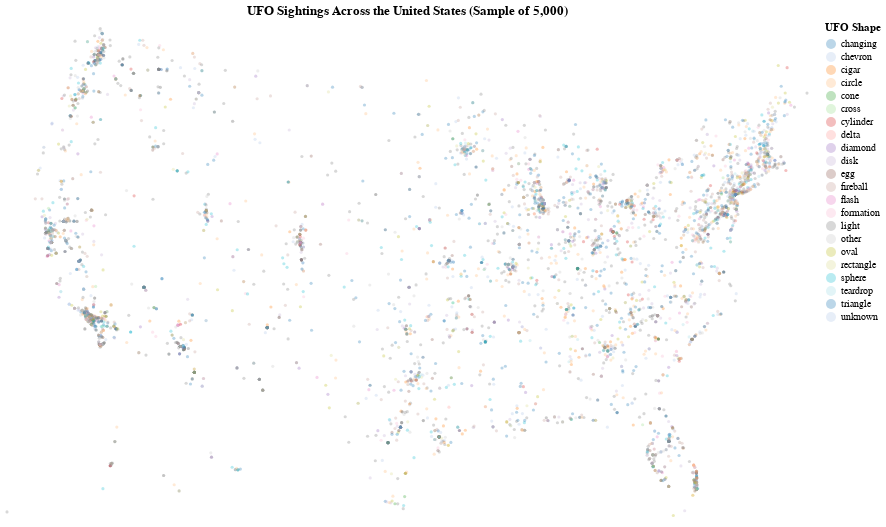

Write notebook code for a chart like this one.
### Code cell
# PLOT 1: Geographic scatter plot of UFO sightings in the US
# Sample data to avoid overplotting (use ~5000 points for better performance)
df_sample = df_us.sample(n=5000, random_state=42)

plot1 = alt.Chart(df_sample).mark_circle(
    opacity=0.3,
    size=10
).encode(
    longitude='longitude:Q',
    latitude='latitude:Q',
    color=alt.Color('shape:N', 
                    scale=alt.Scale(scheme='category20'),
                    legend=alt.Legend(title='UFO Shape')),
    tooltip=['city:N', 'state:N', 'shape:N', 'year:Q', 'duration_text:N']
).properties(
    width=800,
    height=500,
    title='UFO Sightings Across the United States (Sample of 5,000)'
).project(
    type='albersUsa'
)

plot1

### Figure 1 — Vega-Lite specification as saved in the notebook (floating-point values rounded to 4 significant figures; data arrays with more than 128 entries replaced by an {"elided": "..."} marker saying what was removed)
{"config": {"view": {"continuousWidth": 300, "continuousHeight": 300}}, "data": {"name": "data-e3ea839044f745d74ab1ab96668e5407"}, "mark": {"type": "circle", "opacity": 0.3, "size": 10}, "encoding": {"color": {"field": "shape", "legend": {"title": "UFO Shape"}, "scale": {"scheme": "category20"}, "type": "nominal"}, "latitude": {"field": "latitude", "type": "quantitative"}, "longitude": {"field": "longitude", "type": "quantitative"}, "tooltip": [{"field": "city", "type": "nominal"}, {"field": "state", "type": "nominal"}, {"field": "shape", "type": "nominal"}, {"field": "year", "type": "quantitative"}, {"field": "duration_text", "type": "nominal"}]}, "height": 500, "projection": {"type": "albersUsa"}, "title": "UFO Sightings Across the United States (Sample of 5,000)", "width": 800, "$schema": "https://vega.github.io/schema/vega-lite/v5.20.1.json", "datasets": {"data-e3ea839044f745d74ab1ab96668e5407": {"elided": "5000 records"}}}
